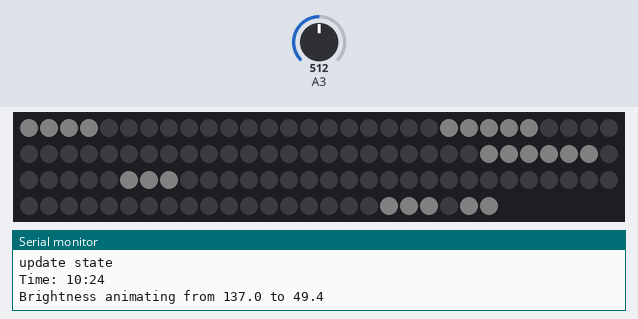
The sketch below on a simulated Arduino Uno, built with avr-gcc and run on an emulated ATmega328P. On the bench: 114 RGB LEDs in strip order, left to right, continuing on the next row, the last lines printed to the serial monitor. The inputs (shaded band) are chosen by the test bench; at power-on: A3 = 512. Dim RGB values are drawn brighter than linear; the local clock reads 2024-03-15 10:24:30 at power-on unless the sketch sets it.

Above: at 3.2 s.
3.3 s: A3 set to 716
5.7 s: A3 set to 900
7.3 s: A3 set to 306
At 8.1 s:
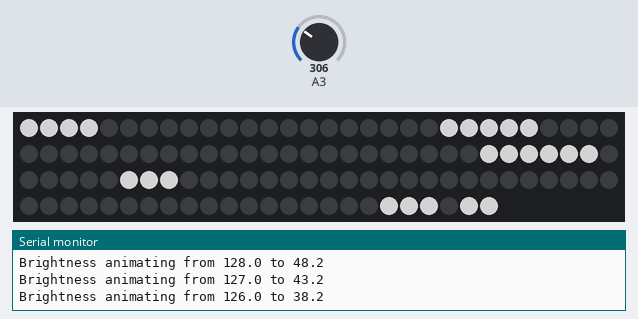

The sketch:

wordclock.ino
```cpp
#define DEBUG 1
#include "logging.h"

#include <NeoPixelBrightnessBus.h>
#include <NeoPixelAnimator.h>
#include <RTClib.h>

#include "Display.h"
#include "ClockFace.h"

//
// The RTC Keeps the time
//
RTC_DS3231 rtc;

void setupRTC() {
  bool result = rtc.begin();
  DCHECK(result, "RTC didn't start");

  // To set the date an without unplugging everything and removing the battery
  // just uncomment this next line.
  // rtc.adjust(DateTime(F(__DATE__), F(__TIME__)));

  if (rtc.lostPower()) {
    DCHECK("This should only happens on first or if the battery is removed.");
    // This is a kludge until this can be adjusted differently.
    rtc.adjust(DateTime(F(__DATE__), F(__TIME__)));
  }
}

// For the English clock face, use EnglishClockFace instead below.
FrenchClockFace clockFace(ClockFace::LightSensorPosition::Bottom);
Display display(clockFace);


void setup() {
  setupLogging()
  setupRTC();
  display.setup();
}

void loop() {
  DateTime now = rtc.now();
  display.updateForTime(now.hour(), now.minute(), now.second());
  display.loop();
}


#if 0
// This is just a simple test to flash all the LEDS and to verify the
// orientation: Dark on the bottom, light on top, red on the left, green on the
// right. This flashes once on startup.
void setTestColors() {
  RgbColor darkRed    = RgbColor(0x8b, 0x00, 0x00);
  RgbColor lightRed   = RgbColor(0xff, 0x2c, 0x2c);
  RgbColor darkGreen  = RgbColor(0x00, 0x60, 0x00);
  RgbColor lightGreen = RgbColor(0x40, 0xff, 0x40);

  pixels.SetPixelColor(TopLeft, lightRed);
  pixels.SetPixelColor(TopRight, lightGreen);
  pixels.SetPixelColor(BottomLeft, darkRed);
  pixels.SetPixelColor(BottomRight, darkGreen);

  for (int x = 0; x <= NEOPIXEL_COLUMNS; x++) {
    for (int y = 0; y <= NEOPIXEL_ROWS; y++) {
      // starts with the color that is present.
      RgbColor originalColor = pixels.GetPixelColor(topo(x,y));
      RgbColor targetColor = RgbColor::BilinearBlend(
          lightRed, darkRed,
          lightGreen, darkGreen,
          (float)x / (float)NEOPIXEL_COLUMNS, (float)y / (float)NEOPIXEL_ROWS);

      AnimEaseFunction easing = NeoEase::QuadraticIn;

      AnimUpdateCallback animUpdate = [=](const AnimationParam& param) {
          float progress = param.progress;
          bool reverse = progress >= .5;

          float halfProgress = reverse? ((progress - .5) * 2.) : progress * 2.;
          // progress will start at 0.0 and end at 1.0
          // we convert to the curve we want
          float correctedProgress = easing(halfProgress);
          RgbColor updatedColor;
          if (reverse) {
            // use the curve value to apply to the animation
             updatedColor = RgbColor::LinearBlend(
                targetColor, originalColor, correctedProgress);
          } else {
          // use the curve value to apply to the animation
             updatedColor = RgbColor::LinearBlend(
              originalColor, targetColor, correctedProgress);
          }
          pixels.SetPixelColor(topo(x,y), updatedColor);
      };
      animations.StartAnimation(topo(x,y), 200, animUpdate);
    }
  }
}
#endif


#if 0
int step = 0;

void loop() {
  switch (step) {
    case 0:
      setTestColors();
      step += 1;
      break;
    case 1:
      if (!animations.IsAnimating())
        step += 1;
      break;
    case 2:
      // If the "boot" button is pressed, move time forward. It's a crude way to
      // set the time.
      bool buttonPressed = digitalRead(0) != HIGH;
      if ((!animations.IsAnimating()) && (buttonPressed)) {
        DateTime now = rtc.now() + TimeSpan(20);
        rtc.adjust(now);
      }
      // Adjust the display to show the right time
      showtime(buttonPressed? 20 : TIME_CHANGE_ANIMATION_SPEED);
      break;
  }
  animations.UpdateAnimations();
}
#endif
```
